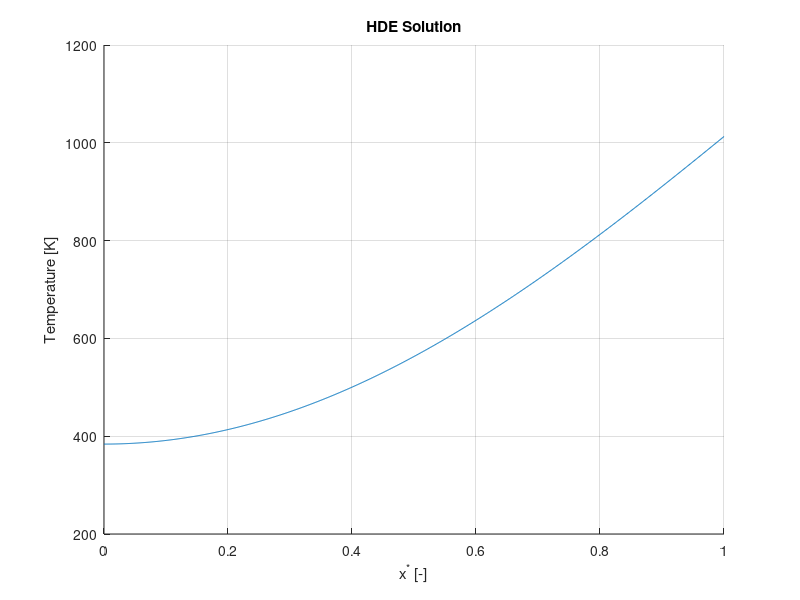

Source code (MATLAB):
%{
    Title: Heat Transfer Case Study II HDE Solver
    Author: James Emerson Parkus
    Date: 3/5/19
    Purpose: Solve the HDE for a 1 dimensional solid with adiabatic and
    convective boundary conditions. The solution output is a temperature
    profile and a temperature at the centerline of the solid.
%}

clc
clear
close all

load coefficients

%% Given
k_perlite = 0.06; % [W/(m K)] - Thermal conductivity of perlite (ranges from 0.04 -> 0.06)
k_plastic = 0.27; % [W/(m K)] - Thermal conductivity of plastic wall
cp = 837; % [J/(kg K)] - Specific heat for constant pressure
rho = 2200; % [kg/m^3] - Density (ranges from 2200 -> 2400)
h = 30; % [W/(m^2 K)] - Convective coefficient for air during fire
L_perlite = 0.0239; % [m] - Length of safe wall
L_plastic = 0.00127; % [m] - Length of plastic wall (assumed to be nylon 6/6)

T_inf = 1116.483; % [K] - Temperature of the outside air temperature during fire
T_i = 293.15; % [K] - The initial temperature of the safe before the fire

%% Analysis
R_eff_prime = 1/h + L_plastic/k_plastic; % [K/W] - Effective thermal resistance of convection and conduction on plastic wall
U = 1/R_eff_prime; % [W/K] - Transforming R_eff_prime into a form that can be used for the HDE solution
alp = k_perlite/(cp*rho); % [m^2/s] - Thermal diffusivity
L_c = L_perlite; % [m] - Characteristic length
Bi = U*L_c/k_perlite; % [-] - Biot number

for i = 2:1:length(coefficients)
    if Bi > coefficients(i-1,1) && Bi < coefficients(i,1)
        if abs(Bi - coefficients(i-1,1)) > abs(Bi - coefficients(i,1))
            lam = coefficients(i,2); % [-] - Solution coefficient
        else
            lam = coefficients(i-1,2);
        end
    end
end

C_1 = 4*sin(lam)/(2*lam + sin(2*lam)); % [-] - Coefficient C_1 for solution

i = 1;
j = 1;
for t = 3000:100:6000
    Fo = alp*t/L_c^2;
    
    for x = 0:0.001:1
        T = T_inf + (T_i - T_inf)*C_1*exp(-lam^2*Fo)*cos(lam*x);
        
        temperature(j,i) = T;
        distance(j,i) = x;
        j = j + 1;
    end
    
    fourier_number(i,1) = Fo;
    time(i,1) = t;
    i = i + 1;
    j = 1;
end

hold on
grid on
for i = 1:1:1
    plot(distance(:,i),temperature(:,i));
    title('HDE Solution');
    xlabel('x^* [-]');
    ylabel('Temperature [K]');
end
